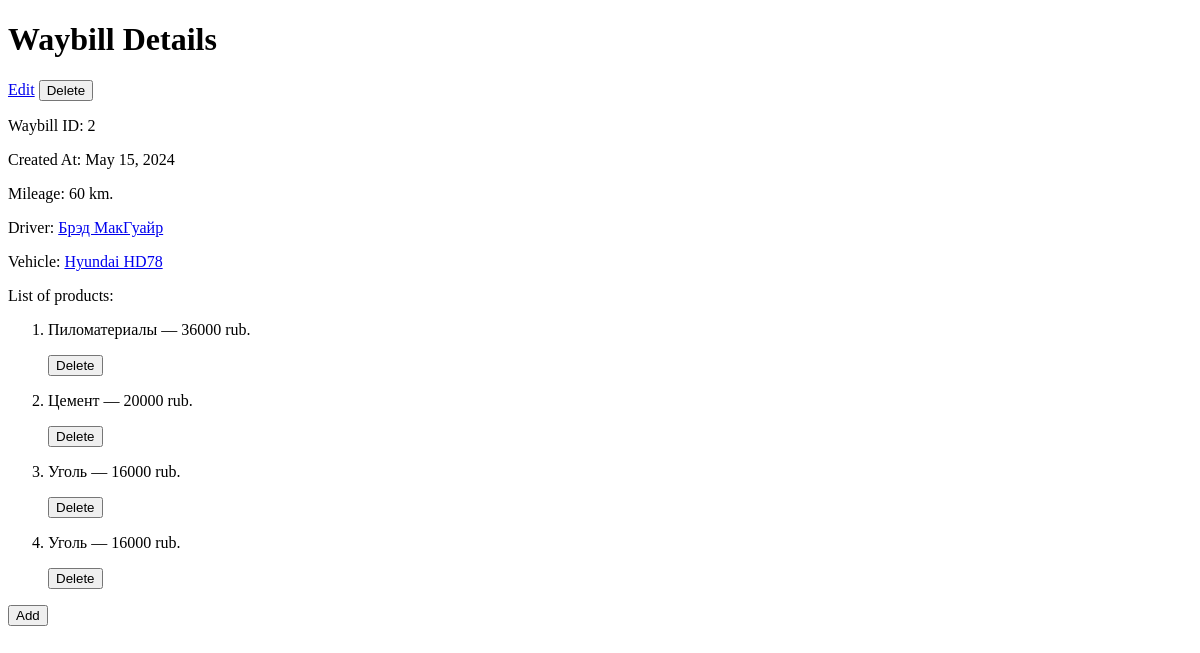
Before: /waybill/cargo_waybills/2/ with the older database file.
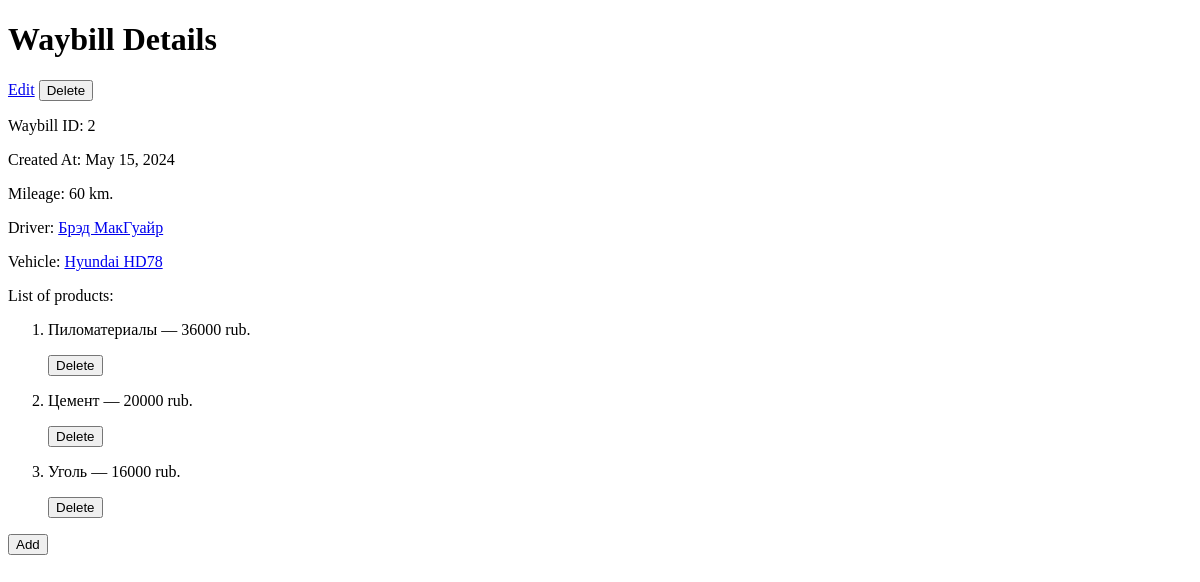
After: the same page with the newer database file.
### waybill/models.py (models this page shows, shortened)
class CargoWaybill(models.Model):
    product = models.CharField(max_length=50)
    cost = models.IntegerField()
    waybill = models.ForeignKey(Waybill, on_delete=models.CASCADE)

### waybill/views.py (the view)
def cargo_waybill_detail(request, pk):
    waybill = get_object_or_404(Waybill, pk=pk)
    cargo_waybills = CargoWaybill.objects.filter(waybill=waybill)
    return render(
        request,
        "waybill/cargo_waybill/cargo_waybill_detail.html",
        {"waybill": waybill, "cargo_waybills": cargo_waybills},
    )

### templates/waybill/cargo_waybill/cargo_waybill_detail.html (shortened to what this page needs)
<!DOCTYPE html>
<html>
<head>
</head>
<body>
    <h1>Waybill Details</h1>
    <a href="{% url 'waybill_edit' waybill.id %}" class="button">Edit</a>
    <form action="{% url 'waybill_delete' waybill.pk %}" method="get" style="display:inline;">
        <button type="submit" class="button delete">Delete</button>
    </form>
    <p>Waybill ID: {{ waybill.pk }}</p>
    <p>Created At: {{ waybill.created_at }}</p>
    <p>Mileage: {{ waybill.mileage }} km.</p>
    <p>Driver: <a href="{% url 'driver_detail' pk=waybill.driver.pk %}">{{ waybill.driver.name }}</a></p>
    <p>Vehicle:
        {% if waybill.vehicle.truck %}
            <a href="{% url 'truck_detail' pk=waybill.vehicle.pk %}">{{ waybill.vehicle.brand }}</a>
        {% endif %}
    </p>
    <p>List of products:</p>
    <ol>
        {% for cargo_waybill in cargo_waybills %}
            <li>
                <p>{{ cargo_waybill.product }} — {{ cargo_waybill.cost }} rub.</p>
                <form action="{% url 'cargo_waybill_delete' pk=cargo_waybill.pk %}" method="get" style="display:inline;">
                    <button type="submit" class="button delete">Delete</button>
                </form>
            </li>
        {% empty %}
            </ol>
            <ul>
                <li>No products available</li>
            </ul>
            <ol>
        {% endfor %}
    </ol>
    <td>
        <form action="{% url 'cargo_waybill_add' waybill.id %}" method="post">
            <button type="submit"> Add</button>
        </form>
    </td>
</body>
</html>

Changed rows visible on the page:
removed CargoWaybill: product "Уголь", cost "16000"
